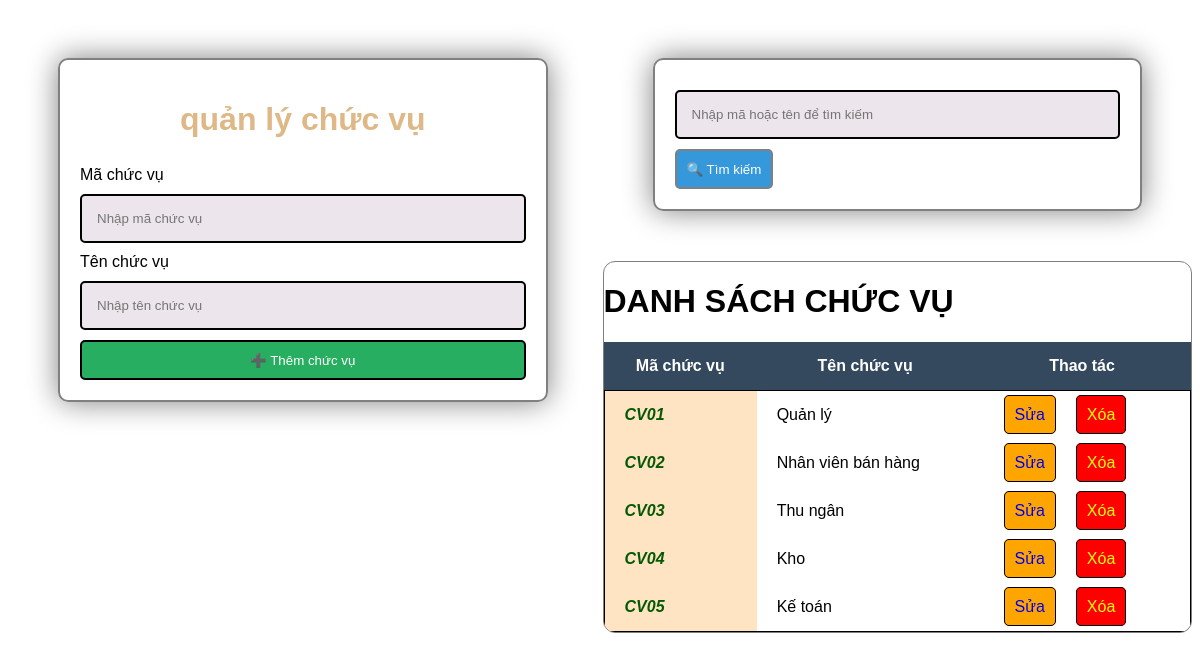
The page /views/chucvu/quanlychucvu.php on the database its author committed.
### tables this page shows
CREATE TABLE chucvu(
machucvu varchar(50) PRIMARY KEY,
tenchucvu varchar(50)
);

### views/chucvu/quanlychucvu.php (the view, shortened to what this page needs)
<?php
include_once("../connectdb.php");
if (isset($_POST['btnTimKiem'])) {
    $maChucVu = $_POST['txtTimKiem'];
} else {
    $maChucVu = "";
}
try {
    $sqlSelectChucVu = "select * from chucvu where machucvu like '%$maChucVu%' or tenchucvu like '%$maChucVu%'";
    $result = mysqli_execute_query($con, $sqlSelectChucVu);
} catch (Exception $e) {
    echo "lỗi select chức vụ : " + $e->getMessage();
    exit;
}
?>
<!DOCTYPE html>
<html lang="en">
<head>
    <link rel="stylesheet" href="../../css/dinhdang1.css">
</head>
<body>
    <div class="hang">
        <div class="cot">
            <form action="" method="POST" class="formnhap">
                <h1>quản lý chức vụ</h1>
                <br>
                <label for="txtMaChucVu">Mã chức vụ</label>
                <input type="text" name="txtMaChucVu" placeholder="Nhập mã chức vụ" required>
                <br>
                <label for="txtTenChucVu">Tên chức vụ</label>
                <input type="text" name="txtTenChucVu" placeholder="Nhập tên chức vụ" required>
                <br>
                <button name="btnThem" style="width: 100%;" class="buttonThem">➕ Thêm chức vụ</button>
            </form>
        </div>
        <div class="cot">
            <form action="" method="post" class="formnhap">
                <input type="text" name="txtTimKiem" placeholder="Nhập mã hoặc tên để tìm kiếm">
                <button name="btnTimKiem" class="buttonTimKiem">🔍 Tìm kiếm</button>
            </form>
            <div class="thanhkeotable">
                <h1>DANH SÁCH CHỨC VỤ</h1>
                <table>
                    <thead>
                        <th>Mã chức vụ</th>
                        <th>Tên chức vụ</th>
                        <th>Thao tác</th>
                    </thead>
                    <tbody>
                        <?php
                        if (mysqli_num_rows($result) > 0) {
                            while ($row = mysqli_fetch_assoc($result)) {
                                echo "<tr>";
                                echo "<td class='highlight'>" . $row['machucvu'] . "</td>";
                                echo "<td>" . $row['tenchucvu'] . "</td>";
                                echo "<td>";
                                echo "<a href='suachucvu.php?machucvu=" . $row['machucvu'] . "' target ='contentFrame' class='buttonSua'>Sửa</a>";
                                echo "<a href='?btnXoa=1&machucvu=" . $row['machucvu'] . "' onclick=\"return confirm('bạn có chắc chắn muốn xóa')\" class='buttonXoa'>Xóa</a>";
                                echo "</td>";
                                echo "</tr>";
                            }
                        }
                        ?>
                    </tbody>
                </table>
            </div>
        </div>
    </div>
</body>
</html>

### css/dinhdang1.css (style rules this page uses)
body { font-family: Arial, Helvetica, sans-serif; }
.formnhap { border: 2px solid gray; border-radius: 10px; margin: 50px; padding: 20px; box-shadow: 0px 0px 30px gray; }
form>h1 { text-align: center; color: burlywood; margin-bottom: 10px; }
input, select { width: 100%; padding: 15px; margin: 10px 0px 10px 0px; border: 2px solid black; box-sizing: border-box; border-radius: 5px; background-color: rgb(236, 230, 236); }
.hang { display: flex; gap: 5px; }
.cot { flex: 50%; min-width: 300px; }
.buttonThem { width: auto; height: 40px; padding: 10px; border: 2px solid black; background-color: #27ae60; border-radius: 5px; color: white; }
.buttonTimKiem { width: auto; height: 40px; padding: 10px; border: 2px solid gray; background-color: #3498db; color: white; border-radius: 5px; }
table { height: auto; width: 100%; border-collapse: collapse; }
thead { color: white; background-color: #34495e; }
tbody { border: 1px solid black; }
th,td { padding: 15px 20px; white-space: nowrap; }
.highlight { color: rgb(4, 90, 4); font-weight: bold; font-style:italic ; background-color: bisque; }
.thanhkeotable { overflow-x: auto; max-width: 100%; border-radius: 12px; border: 1px solid gray; }
.buttonSua { text-decoration: none; padding: 10px 10px; border-radius: 5px; border: 1px solid black; background-color: orange; margin: 0px 10px 0px 10px; }
.buttonXoa { text-decoration: none; padding: 10px 10px; border-radius: 5px; border: 1px solid black; background-color: red; color: yellow; margin: 0px 10px 0px 10px; }

### rows shown on the page
chucvu: machucvu "CV01", tenchucvu "Quản lý"
chucvu: machucvu "CV02", tenchucvu "Nhân viên bán hàng"
chucvu: machucvu "CV03", tenchucvu "Thu ngân"
chucvu: machucvu "CV04", tenchucvu "Kho"
chucvu: machucvu "CV05", tenchucvu "Kế toán"
